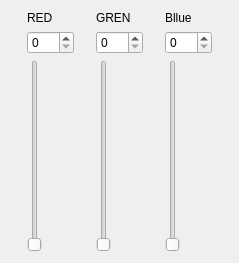
<?xml version="1.0" encoding="UTF-8"?>
<ui version="4.0">
 <class>Form</class>
 <widget class="QWidget" name="Form">
  <property name="geometry">
   <rect>
    <x>0</x>
    <y>0</y>
    <width>239</width>
    <height>263</height>
   </rect>
  </property>
  <property name="windowTitle">
   <string>Form</string>
  </property>
  <layout class="QHBoxLayout" name="horizontalLayout">
   <item>
    <layout class="QGridLayout" name="gridLayout">
     <item row="0" column="0">
      <widget class="QLabel" name="label">
       <property name="text">
        <string>RED</string>
       </property>
      </widget>
     </item>
     <item row="1" column="0">
      <widget class="QSpinBox" name="spinBox">
       <property name="maximum">
        <number>255</number>
       </property>
      </widget>
     </item>
     <item row="2" column="0">
      <widget class="QSlider" name="verticalSlider">
       <property name="maximum">
        <number>255</number>
       </property>
       <property name="orientation">
        <enum>Qt::Vertical</enum>
       </property>
      </widget>
     </item>
    </layout>
   </item>
   <item>
    <layout class="QGridLayout" name="gridLayout_2">
     <item row="0" column="0">
      <widget class="QLabel" name="label_2">
       <property name="text">
        <string>GREN</string>
       </property>
      </widget>
     </item>
     <item row="1" column="0">
      <widget class="QSpinBox" name="spinBox_2">
       <property name="maximum">
        <number>255</number>
       </property>
      </widget>
     </item>
     <item row="2" column="0">
      <widget class="QSlider" name="verticalSlider_2">
       <property name="maximum">
        <number>255</number>
       </property>
       <property name="orientation">
        <enum>Qt::Vertical</enum>
       </property>
      </widget>
     </item>
    </layout>
   </item>
   <item>
    <layout class="QGridLayout" name="gridLayout_3">
     <item row="1" column="0">
      <widget class="QSpinBox" name="spinBox_3">
       <property name="maximum">
        <number>255</number>
       </property>
      </widget>
     </item>
     <item row="0" column="0">
      <widget class="QLabel" name="label_3">
       <property name="text">
        <string>Bllue</string>
       </property>
      </widget>
     </item>
     <item row="2" column="0">
      <widget class="QSlider" name="verticalSlider_3">
       <property name="maximum">
        <number>255</number>
       </property>
       <property name="orientation">
        <enum>Qt::Vertical</enum>
       </property>
      </widget>
     </item>
    </layout>
   </item>
  </layout>
 </widget>
 <resources/>
 <connections>
  <connection>
   <sender>verticalSlider</sender>
   <signal>valueChanged(int)</signal>
   <receiver>spinBox</receiver>
   <slot>setValue(int)</slot>
   <hints>
    <hint type="sourcelabel">
     <x>34</x>
     <y>81</y>
    </hint>
    <hint type="destinationlabel">
     <x>39</x>
     <y>39</y>
    </hint>
   </hints>
  </connection>
  <connection>
   <sender>spinBox</sender>
   <signal>valueChanged(int)</signal>
   <receiver>verticalSlider</receiver>
   <slot>setValue(int)</slot>
   <hints>
    <hint type="sourcelabel">
     <x>22</x>
     <y>42</y>
    </hint>
    <hint type="destinationlabel">
     <x>22</x>
     <y>115</y>
    </hint>
   </hints>
  </connection>
  <connection>
   <sender>verticalSlider_2</sender>
   <signal>valueChanged(int)</signal>
   <receiver>spinBox_2</receiver>
   <slot>setValue(int)</slot>
   <hints>
    <hint type="sourcelabel">
     <x>104</x>
     <y>109</y>
    </hint>
    <hint type="destinationlabel">
     <x>122</x>
     <y>44</y>
    </hint>
   </hints>
  </connection>
  <connection>
   <sender>spinBox_2</sender>
   <signal>valueChanged(int)</signal>
   <receiver>verticalSlider_2</receiver>
   <slot>setValue(int)</slot>
   <hints>
    <hint type="sourcelabel">
     <x>97</x>
     <y>45</y>
    </hint>
    <hint type="destinationlabel">
     <x>106</x>
     <y>90</y>
    </hint>
   </hints>
  </connection>
  <connection>
   <sender>verticalSlider_3</sender>
   <signal>valueChanged(int)</signal>
   <receiver>spinBox_3</receiver>
   <slot>setValue(int)</slot>
   <hints>
    <hint type="sourcelabel">
     <x>182</x>
     <y>83</y>
    </hint>
    <hint type="destinationlabel">
     <x>205</x>
     <y>48</y>
    </hint>
   </hints>
  </connection>
  <connection>
   <sender>spinBox_3</sender>
   <signal>valueChanged(int)</signal>
   <receiver>verticalSlider_3</receiver>
   <slot>setValue(int)</slot>
   <hints>
    <hint type="sourcelabel">
     <x>174</x>
     <y>38</y>
    </hint>
    <hint type="destinationlabel">
     <x>176</x>
     <y>105</y>
    </hint>
   </hints>
  </connection>
 </connections>
</ui>
